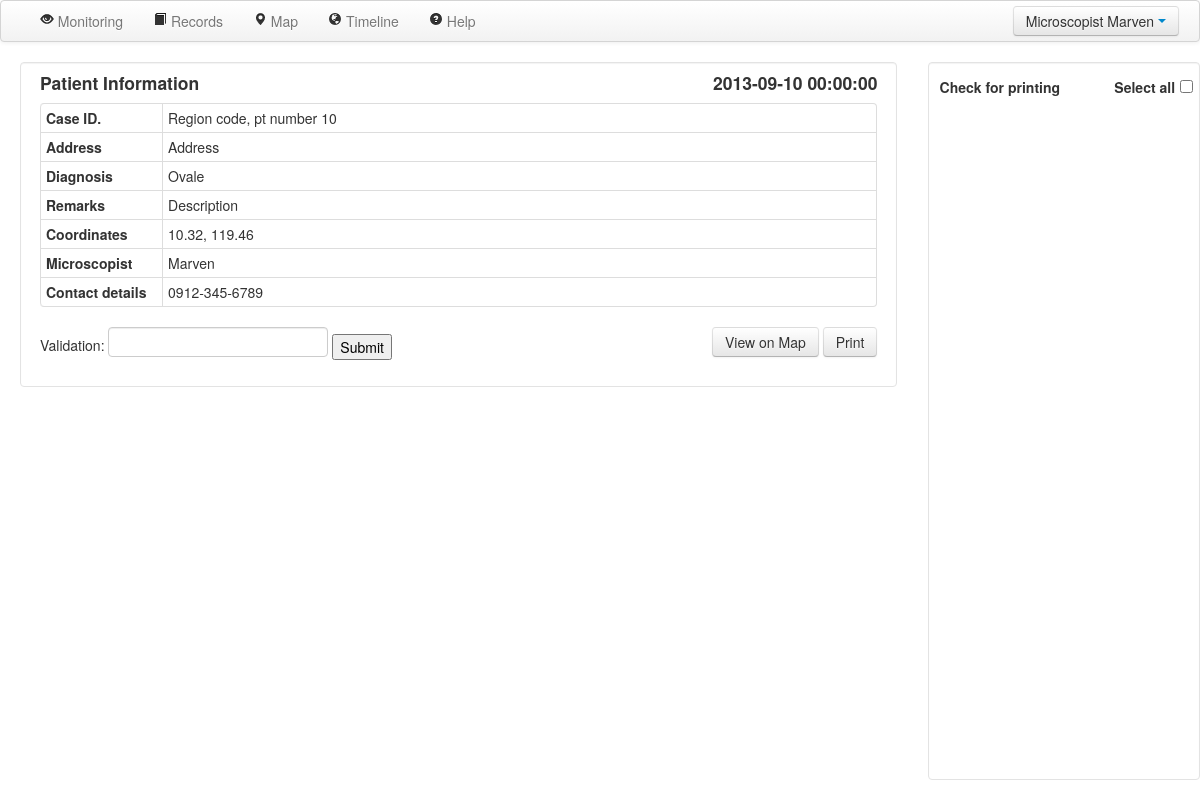
Page /case/10/ (signed in) on the earlier database version.
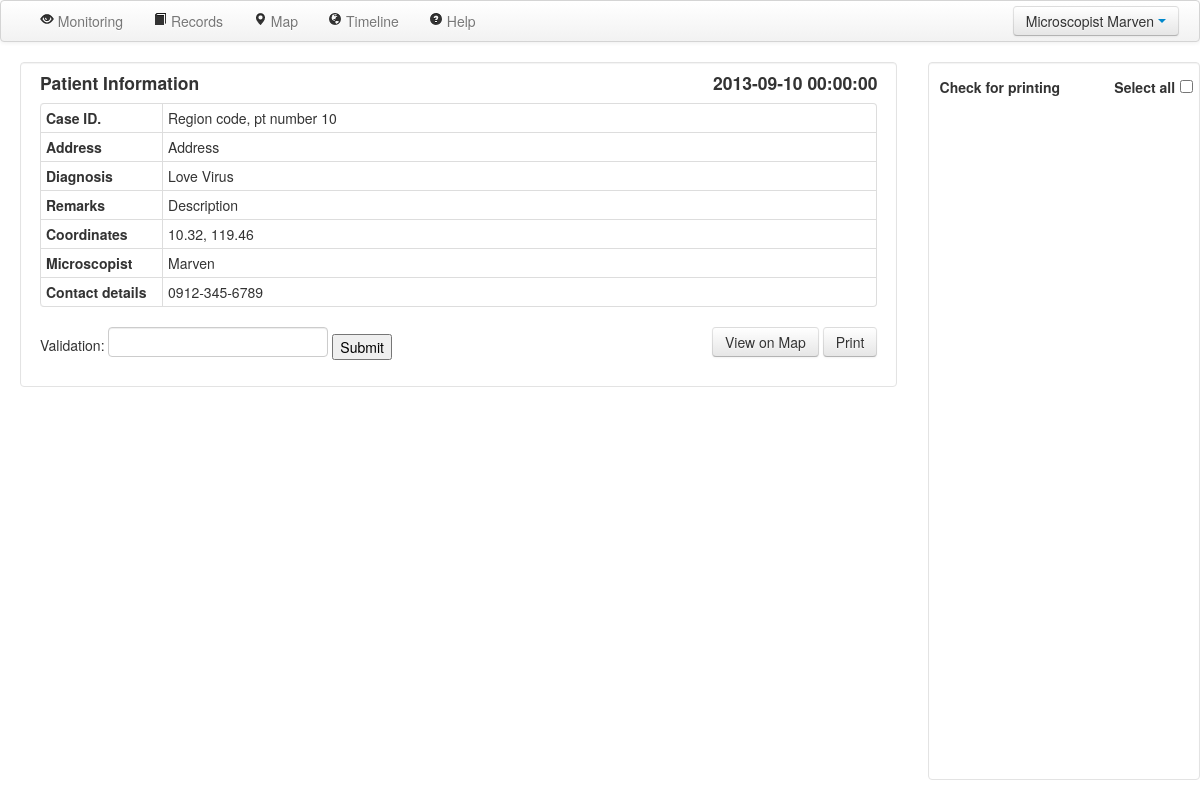
Same page on the later database version.
### serveus/models.py (models this page shows, shortened)
class Case(db.Model):
    __tablename__ = 'case'
    id = db.Column(db.Integer, primary_key=True)
    date = db.Column(db.DateTime())
    parasite = db.Column(db.String(100))
    description = db.Column(db.String(1000))
    comment = db.Column(db.String(1000))
    lat = db.Column(db.Float)
    lng = db.Column(db.Float)
    user_id = db.Column(db.Integer, db.ForeignKey('user.id'))
    images = db.relationship('Image', backref='case', lazy='dynamic')

### serveus/views.py (the view, shortened to what this page needs)
@app.route('/case/<int:id>/',  methods = ['GET', 'POST'])
def case(id):
    case = Case.query.get(id)
    images = []
    for img in case.images:
        images.append((img.id, 'pic/' + str(img.id)))
    images = sorted(images)
    return render_template("case.html", case = case, user = current_user, images=images)

### serveus/models.py (called while the page is built)
    def __str__(self):
        return self.username

### serveus/views.py (called while the page is built)
@login_manager.user_loader
def load_user(userid):
    return User.query.get(userid)

### serveus/templates/case.html (shortened to what this page needs)
<!DOCTYPE html>
<html>
	<head>
		<link href="/static/css/bootstrap.min.css" rel="stylesheet" media="screen">
		<link href="/static/css/bootstrap-responsive.css" rel="stylesheet">
        <link href="/static/css/bootstrap-image-gallery.css" rel="stylesheet">
	</head>
	<body>
    <form id="super" action="" method="post">
		<div class="navbar" style="width: 100%;">
			<div class="navbar-inner">
                <ul class="nav pull-right">
                    <div class="btn-group">
                        <a class="btn dropdown-toggle" data-toggle="dropdown" href="#">
                        {{user.usertype.name}} {{ user.username }}
                        <span class="caret"></span>
                        </a>
                    </div>
                </ul>
                <div class="nav-collapse collapse">
                    <div>
                        <ul class="nav pull-left">
                            <li>&nbsp</li>
                            <li><a href="/monitoring/"><i class="icon-eye-open"></i> Monitoring</a></li>
                            <li><a href="/records/"><i class="icon-book"></i> Records</a></li>
                            <li><a href="/map/"><i class="icon-map-marker"></i> Map</a></li>
                            <li><a href="/timeline/"><i class="icon-globe"></i> Timeline</a></li>
                            <li><a href="#helpModal" id="help" data-toggle="modal"><i class="icon-question-sign"></i> Help</a></li>
                        </ul>
                    </div>
                </div>
			</div>
		</div>
		<div class="container-fluid" style="background-color: white; position: relative; height: 100%; padding-bottom: 0; padding-right: 0">
			<div class="row-fluid" style="background-color: white; position: relative; height: 100%">
				<div class="span9 well container" style="background-color: white; padding-top: 0;" >
					<h4 class="pull-left">Patient Information</h4>
                    <h4 class="pull-right">{{case.date}}</h4>
                    <table class="table table-condensed table-bordered" style="width: 100%">
                    <tr><th class="span2">Case ID.<td class="span10">Region code, pt number {{case.id}}
                    <tr><th>Address<td>Address
                    <tr><th>Diagnosis<td>{{case.parasite}}
                    <tr><th>Remarks<td>{{case.description}}
                    <tr><th>Coordinates<td>{{case.lat}}, {{case.lng}}
                    <tr><th>Microscopist<td>{{case.user}}
                    <tr><th>Contact details<td>{{case.user.contact}}
                    </table>
                    <div class="pull-right">
                    <a class="btn btn-medium" href="/map/?lat={{case.lat}}&lng={{case.lng}}&zoom=13&date_start=1/1/1970&date_end=Today">View on Map</a>
                    <input class="btn btn-medium" type="submit" value="Print" style="height: 30px">
                    </div>
                    Validation: <input type="text" id="validator" name="validator">
                    <input type="submit" value="Submit">
				</div>
				<div class="span3 well" style="background-color: white; overflow-y: auto; overflow-x:hidden; position: relative; height: 100%; padding: 0.5%; padding-top: 0;">
                    <div class="tab-content">
                        <div class="tab-pane fade in active" id="raw_images">
                            <table class="table-condensed" style="width: 100%; vertical-align: bottom; padding: 0; margin: 0">
                            <tr>
                            <td style="width: 64%"><h5 class="pull-left">Check for printing</h5>
                            <td style="width: 34%"><h5 class="pull-right">Select all</h5>
                            <td style="width: 2%; padding: 0%"><input id="selectAll" class=" pull-right" type="checkbox" onclick="toggleAll()" style="margin-bottom: 5px">
                            </table>
                            <div class="row-fluid" id="gallery" data-toggle="modal-gallery" data-target="#modal-gallery" style="padding: 0">
                            </div>
                        </div>
                    </div>
				</div>
			</div>
		</div>
    </form>
	</body>
</html>

Differences in the rows shown:
changed Case "Description": parasite "Ovale" → "Love Virus"
